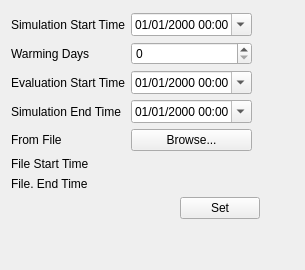
          <widget class="QWidget" name="page_timePeriod">
           <layout class="QVBoxLayout" name="verticalLayout_41">
            <item>
             <layout class="QHBoxLayout" name="horizontalLayout_timeInputs">
              <property name="topMargin">
               <number>2</number>
              </property>
              <property name="rightMargin">
               <number>2</number>
              </property>
              <item>
               <layout class="QGridLayout" name="gridLayout_timeInputs">
                <property name="topMargin">
                 <number>0</number>
                </property>
                <item row="4" column="1">
                 <widget class="QPushButton" name="pushButton_dialogTimePeriodNetcdfFile">
                  <property name="text">
                   <string>Browse...</string>
                  </property>
                 </widget>
                </item>
                <item row="0" column="1">
                 <widget class="QDateTimeEdit" name="dateTimeEdit_simulationStartTimeInput">
                  <property name="sizePolicy">
                   <sizepolicy hsizetype="Expanding" vsizetype="Fixed">
                    <horstretch>0</horstretch>
                    <verstretch>0</verstretch>
                   </sizepolicy>
                  </property>
                  <property name="alignment">
                   <set>Qt::AlignCenter</set>
                  </property>
                  <property name="displayFormat">
                   <string>MM/dd/yyyy HH:mm</string>
                  </property>
                  <property name="calendarPopup">
                   <bool>true</bool>
                  </property>
                 </widget>
                </item>
                <item row="2" column="1">
                 <widget class="QDateTimeEdit" name="dateTimeEdit_evaluationStartTimeInput">
                  <property name="sizePolicy">
                   <sizepolicy hsizetype="Expanding" vsizetype="Fixed">
                    <horstretch>0</horstretch>
                    <verstretch>0</verstretch>
                   </sizepolicy>
                  </property>
                  <property name="alignment">
                   <set>Qt::AlignCenter</set>
                  </property>
                  <property name="displayFormat">
                   <string>MM/dd/yyyy HH:mm</string>
                  </property>
                  <property name="calendarPopup">
                   <bool>true</bool>
                  </property>
                 </widget>
                </item>
                <item row="3" column="0">
                 <widget class="QLabel" name="label_simulationEndTime">
                  <property name="text">
                   <string>Simulation End Time</string>
                  </property>
                  <property name="alignment">
                   <set>Qt::AlignLeading|Qt::AlignLeft|Qt::AlignVCenter</set>
                  </property>
                 </widget>
                </item>
                <item row="3" column="1">
                 <widget class="QDateTimeEdit" name="dateTimeEdit_simulationEndTimeInput">
                  <property name="sizePolicy">
                   <sizepolicy hsizetype="Expanding" vsizetype="Fixed">
                    <horstretch>0</horstretch>
                    <verstretch>0</verstretch>
                   </sizepolicy>
                  </property>
                  <property name="alignment">
                   <set>Qt::AlignCenter</set>
                  </property>
                  <property name="displayFormat">
                   <string>MM/dd/yyyy HH:mm</string>
                  </property>
                  <property name="calendarPopup">
                   <bool>true</bool>
                  </property>
                 </widget>
                </item>
                <item row="5" column="1">
                 <widget class="QLabel" name="label_fileStartTimeValue">
                  <property name="sizePolicy">
                   <sizepolicy hsizetype="Expanding" vsizetype="Fixed">
                    <horstretch>0</horstretch>
                    <verstretch>0</verstretch>
                   </sizepolicy>
                  </property>
                  <property name="minimumSize">
                   <size>
                    <width>25</width>
                    <height>0</height>
                   </size>
                  </property>
                  <property name="text">
                   <string/>
                  </property>
                  <property name="alignment">
                   <set>Qt::AlignCenter</set>
                  </property>
                 </widget>
                </item>
                <item row="2" column="0">
                 <widget class="QLabel" name="label_evaluationStartTime">
                  <property name="text">
                   <string>Evaluation Start Time</string>
                  </property>
                  <property name="alignment">
                   <set>Qt::AlignLeading|Qt::AlignLeft|Qt::AlignVCenter</set>
                  </property>
                 </widget>
                </item>
                <item row="5" column="0">
                 <widget class="QLabel" name="label_timePeriodFileStartTime">
                  <property name="text">
                   <string>File Start Time</string>
                  </property>
                  <property name="alignment">
                   <set>Qt::AlignLeading|Qt::AlignLeft|Qt::AlignVCenter</set>
                  </property>
                 </widget>
                </item>
                <item row="0" column="0">
                 <widget class="QLabel" name="label_simulationStartTime">
                  <property name="text">
                   <string>Simulation Start Time</string>
                  </property>
                  <property name="alignment">
                   <set>Qt::AlignLeading|Qt::AlignLeft|Qt::AlignVCenter</set>
                  </property>
                 </widget>
                </item>
                <item row="6" column="0">
                 <widget class="QLabel" name="label_timePeriodFileEndTime">
                  <property name="text">
                   <string>File. End Time</string>
                  </property>
                  <property name="alignment">
                   <set>Qt::AlignLeading|Qt::AlignLeft|Qt::AlignVCenter</set>
                  </property>
                 </widget>
                </item>
                <item row="4" column="0">
                 <widget class="QLabel" name="label_timePeriodFromNetcdfFile">
                  <property name="text">
                   <string>From File</string>
                  </property>
                 </widget>
                </item>
                <item row="6" column="1">
                 <widget class="QLabel" name="label_fileEndTimeValue">
                  <property name="sizePolicy">
                   <sizepolicy hsizetype="Expanding" vsizetype="Fixed">
                    <horstretch>0</horstretch>
                    <verstretch>0</verstretch>
                   </sizepolicy>
                  </property>
                  <property name="minimumSize">
                   <size>
                    <width>25</width>
                    <height>0</height>
                   </size>
                  </property>
                  <property name="text">
                   <string/>
                  </property>
                  <property name="alignment">
                   <set>Qt::AlignCenter</set>
                  </property>
                 </widget>
                </item>
                <item row="1" column="0">
                 <widget class="QLabel" name="label_warmingDays">
                  <property name="text">
                   <string>Warming Days</string>
                  </property>
                 </widget>
                </item>
                <item row="1" column="1">
                 <widget class="QSpinBox" name="spinBox_warmingDays"/>
                </item>
               </layout>
              </item>
              <item>
               <spacer name="horizontalSpacer_timeInputs">
                <property name="orientation">
                 <enum>Qt::Horizontal</enum>
                </property>
                <property name="sizeHint" stdset="0">
                 <size>
                  <width>40</width>
                  <height>20</height>
                 </size>
                </property>
               </spacer>
              </item>
             </layout>
            </item>
            <item>
             <layout class="QHBoxLayout" name="horizontalLayout_setTimePeriodInput">
              <property name="topMargin">
               <number>0</number>
              </property>
              <item>
               <spacer name="horizontalSpacer_setTimePeriodInput">
                <property name="orientation">
                 <enum>Qt::Horizontal</enum>
                </property>
                <property name="sizeHint" stdset="0">
                 <size>
                  <width>40</width>
                  <height>20</height>
                 </size>
                </property>
               </spacer>
              </item>
              <item>
               <widget class="QPushButton" name="pushButton_setTimePeriod">
                <property name="text">
                 <string>Set</string>
                </property>
               </widget>
              </item>
              <item>
               <widget class="QLabel" name="label_setTimePeriodInputStatus">
                <property name="minimumSize">
                 <size>
                  <width>28</width>
                  <height>0</height>
                 </size>
                </property>
                <property name="maximumSize">
                 <size>
                  <width>28</width>
                  <height>16777215</height>
                 </size>
                </property>
                <property name="text">
                 <string/>
                </property>
                <property name="alignment">
                 <set>Qt::AlignCenter</set>
                </property>
               </widget>
              </item>
             </layout>
            </item>
            <item>
             <spacer name="verticalSpacer_timePeriod">
              <property name="orientation">
               <enum>Qt::Vertical</enum>
              </property>
              <property name="sizeHint" stdset="0">
               <size>
                <width>20</width>
                <height>40</height>
               </size>
              </property>
             </spacer>
            </item>
           </layout>
          </widget>
